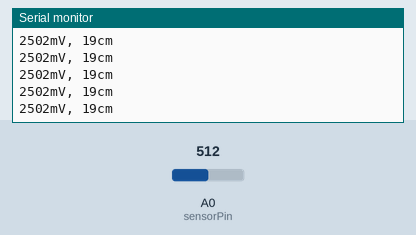
Simulated run of this sketch. Board: Arduino Uno, built with avr-gcc and run on an emulated ATmega328P. On the bench: the last lines printed to the serial monitor. Inputs (shaded band) come from the test bench; at power-on: A0 (sensorPin) = 512.

Above: at 1.2 s.
1.3 s: A0 (sensorPin) set to 716
At 1.31 s:
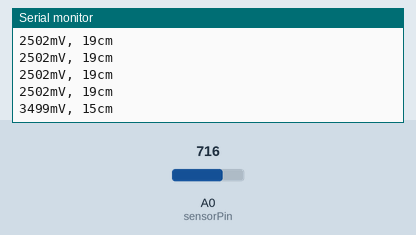
2.8 s: A0 (sensorPin) set to 900
At 2.82 s:
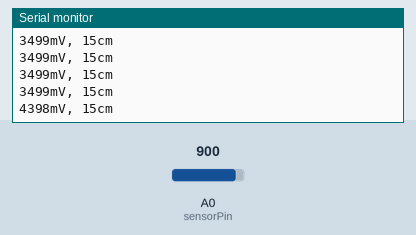
Timing chart, 0 to 5.8 s (numbered marks = the images above; inputs shaded):
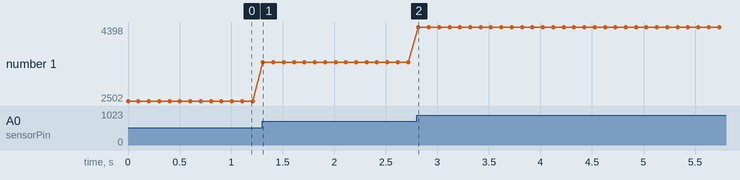

The sketch:

04.MeasuringDistance.ino
```cpp
const int sensorPin = 0;  // the analog pin connected to the sensor
const long referenceMv = 5000; // long int to prevent overflow when multiplied

void setup() {
  Serial.begin(9600);
}

void loop() {
  int val = analogRead(sensorPin);
  int mV = (val * referenceMv) / 1023;
  Serial.print(mV);
  Serial.print("mV");

  Serial.print(", ");
  int cm = getDistance(mV);
  Serial.print(cm);
  Serial.println("cm");

  delay(100);
}

// the following is used to interpolate the distance from a table
// table entries are distances in steps of 250 millivolts
const int TABLE_ENTRIES = 12;  // The numebr of entries in the distance table
const int INTERVAL      = 250; // millivolts seperating each table entry

static int distance[TABLE_ENTRIES] = {150,140,130,100,60,50,40,35,30,25,20,15};  // distance in cm for each 250mv

int getDistance(int mV) {
   if( mV >  INTERVAL * TABLE_ENTRIES-1 )
      return distance[TABLE_ENTRIES-1];
   else {
      int index = mV / INTERVAL;
      float frac = (mV % 250) / (float)INTERVAL;
      return distance[index] - ((distance[index] - distance[index+1]) * frac);
   }
}
```

Measured:
- after the input at 1.3 s, the serial monitor: prints a new line at once (image 1)
- after the input at 2.8 s, the serial monitor: prints a new line at once (image 2)
- plotted number 1: 2502 → 3499 after the input at 1.3 s, 3499 → 4398 after the input at 2.8 s
